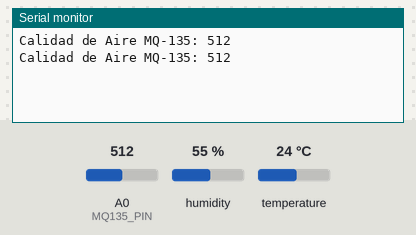
The sketch below on a simulated Arduino Uno, built with avr-gcc and run on an emulated ATmega328P. On the bench: the last lines printed to the serial monitor. Inputs (shaded band) come from the test bench; at power-on: A0 (MQ135_PIN) = 512, humidity 55 %, temperature 24 °C.

Above: at 10.8 s.
10.9 s: A0 (MQ135_PIN) set to 716
At 20.7 s:
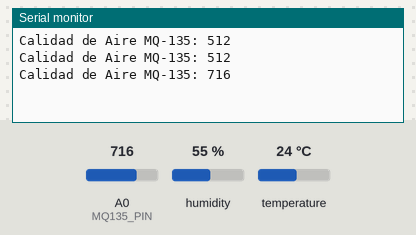
20.9 s: A0 (MQ135_PIN) set to 900
At 31.0 s:
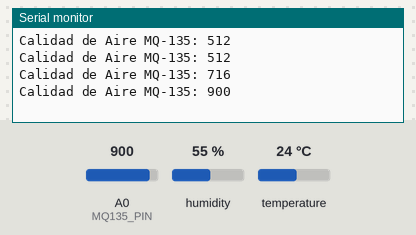
Timing chart, 0 to 32.5 s (numbered marks = the images above; inputs shaded):
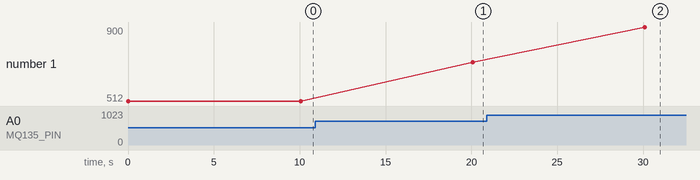

Measured:
- after the input at 10.9 s, the serial monitor: prints a new line after 9.2 s (image 1)
- after the input at 20.9 s, the serial monitor: prints a new line after 9.2 s (image 2)
- plotted number 1: 512 → 716 after the input at 10.9 s, 716 → 900 after the input at 20.9 s

The sketch:

estructura3.0.ino
```cpp
#include <DHT.h>

// Pines
#define DHTPIN 4
#define MQ135_PIN A0

// Definiciones
DHT dht(DHTPIN, DHT11);

void setup()
{
    Serial.begin(9600);

    // Inicializar sensor DHT11
    dht.begin();
}

void loop()
{
    // Leer temperatura y humedad del DHT11
    float tempDHT11 = dht.readTemperature();
    float humidityDHT11 = dht.readHumidity();

    // Verificar si las lecturas son válidas
    // if (isnan(tempDHT11) || isnan(humidityDHT11))
    // {
    //     Serial.println("Error al leer el sensor DHT11");
    //     return;
    // }

    // Leer valor del sensor MQ-135
    int mq135Value = analogRead(MQ135_PIN);

    // // Imprimir datos en el monitor serial
    // Serial.print("Temperatura del aire DHT11: ");
    // Serial.print(tempDHT11);
    // Serial.print(" °C, ");

    // Serial.print("Humedad del aire DHT11: ");
    // Serial.print(humidityDHT11);
    // Serial.print(" %, ");

    Serial.print("Calidad de Aire MQ-135: ");
    Serial.println(mq135Value);

    // Esperar 10 segundos antes de la siguiente lectura
    delay(10000); // Ajustado a 10 segundos para pruebas más rápidas
}
```
